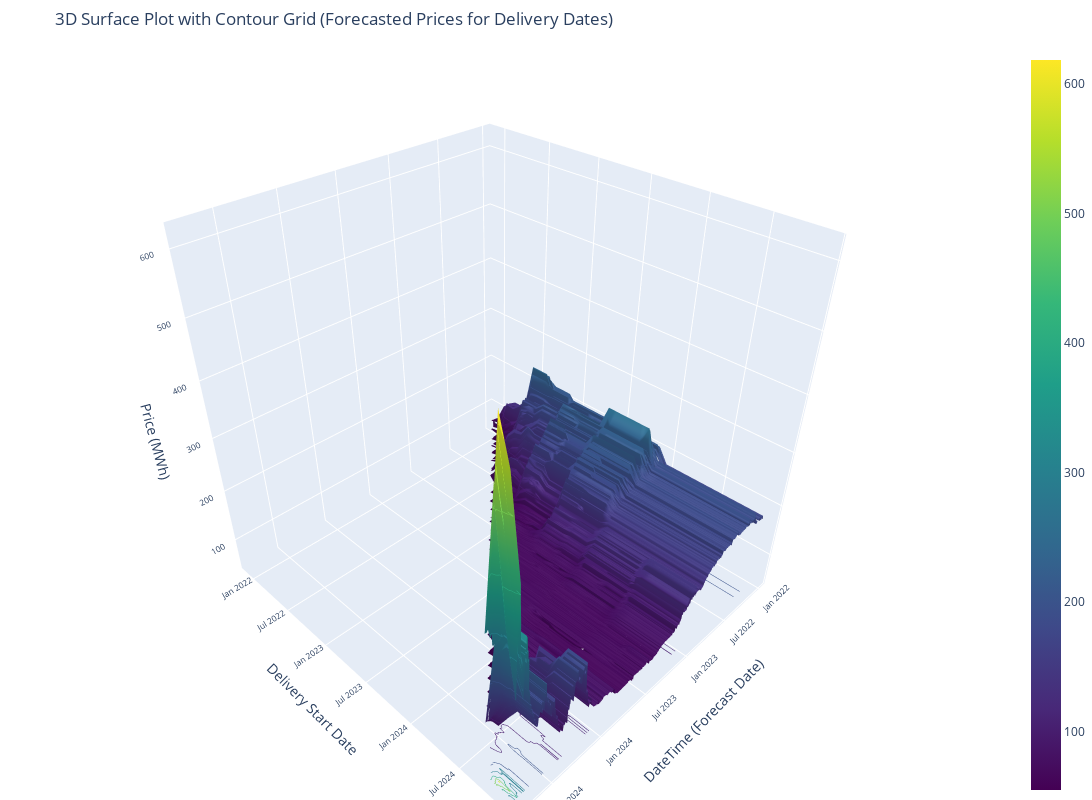

The code cell stored with this chart in its notebook:
### Code cell
import pandas as pd
import plotly.graph_objects as go

# Assuming df_2022_2025 is your dataset
df_2022_2025 = data.copy()  # Replace with your actual dataset variable
df_2022_2025['DateTime'] = pd.to_datetime(df_2022_2025['DateTime'])
df_2022_2025['Delivery_Start_Date_Forward_Price'] = pd.to_datetime(df_2022_2025['Delivery_Start_Date_Forward_Price'])

# Create a pivot table for the surface plot
pivot_data = df_2022_2025.pivot_table(
    index='Delivery_Start_Date_Forward_Price',
    columns='DateTime',
    values='Forward_Price_SE/CW(MWh)'
).sort_index(axis=1).sort_index(axis=0)  # Sort rows and columns for better ordering

# Extract the data for plotting
x = pivot_data.columns.astype(str)  # DateTime as strings for plotting
y = pivot_data.index.astype(str)    # DeliveryStartDate as strings for plotting
z = pivot_data.values               # Forward Price as z-values

# Create the surface plot with contours (grid effect)
fig = go.Figure(data=[go.Surface(
    z=z,
    x=x,
    y=y,
    colorscale='Viridis',
    contours={
        "z": {"show": True, "usecolormap": True, "highlightcolor": "white", "project_z": True}
    }
)])

# Customize the layout
fig.update_layout(
    title="3D Surface Plot with Contour Grid (Forecasted Prices for Delivery Dates)",
    scene=dict(
        xaxis_title="DateTime (Forecast Date)",
        yaxis_title="Delivery Start Date",
        zaxis_title="Price (MWh)",
        xaxis=dict(tickangle=-45, tickfont=dict(size=10)),  # Adjust font size for x-axis
        yaxis=dict(tickfont=dict(size=10)),  # Adjust font size for y-axis
        zaxis=dict(tickfont=dict(size=10)),  # Adjust font size for z-axis
    ),
    width=1200,  # Wider plot for better view
    height=800,  # Taller plot
    margin=dict(l=0, r=0, t=50, b=0)  # Adjust margins
)

# Add a color bar for prices
fig.update_coloraxes(colorbar_title="Price (MWh)")

# Show the plot
fig.show()

### Figure 1 — Plotly figure (JSON) as saved in the notebook; plotly's stock layout.template omitted (floating-point values rounded to 4 significant figures; data arrays with more than 128 entries replaced by an {"elided": "..."} marker saying what was removed)
{"data": [{"colorscale": [[0, "#440154"], [0.1111, "#482878"], [0.2222, "#3e4989"], [0.3333, "#31688e"], [0.4444, "#26828e"], [0.5556, "#1f9e89"], [0.6667, "#35b779"], [0.7778, "#6ece58"], [0.8889, "#b5de2b"], [1, "#fde725"]], "contours": {"z": {"highlightcolor": "white", "project": {"z": true}, "show": true, "usecolormap": true}}, "type": "surface", "x": {"elided": "754 str values"}, "y": ["2021-12-01", "2022-01-01", "2022-02-01", "2022-03-01", "2022-04-01", "2022-05-01", "2022-06-01", "2022-07-01", "2022-08-01", "2022-09-01", "2022-10-01", "2022-11-01", "2022-12-01", "2023-01-01", "2023-02-01", "2023-03-01", "2023-04-01", "2023-05-01", "2023-06-01", "2023-07-01", "2023-08-01", "2023-09-01", "2023-10-01", "2023-11-01", "2023-12-01", "2024-01-01", "2024-02-01", "2024-03-01", "2024-04-01", "2024-05-01", "2024-06-01", "2024-07-01", "2024-08-01", "2024-09-01", "2024-10-01", "2024-11-01", "2024-12-01"], "z": {"elided": "37x754 float values"}}], "layout": {"coloraxis": {"colorbar": {"title": {"text": "Price (MWh)"}}}, "height": 800, "margin": {"b": 0, "l": 0, "r": 0, "t": 50}, "scene": {"xaxis": {"tickangle": -45, "tickfont": {"size": 10}, "title": {"text": "DateTime (Forecast Date)"}}, "yaxis": {"tickfont": {"size": 10}, "title": {"text": "Delivery Start Date"}}, "zaxis": {"tickfont": {"size": 10}, "title": {"text": "Price (MWh)"}}}, "title": {"text": "3D Surface Plot with Contour Grid (Forecasted Prices for Delivery Dates)"}, "width": 1200}}
